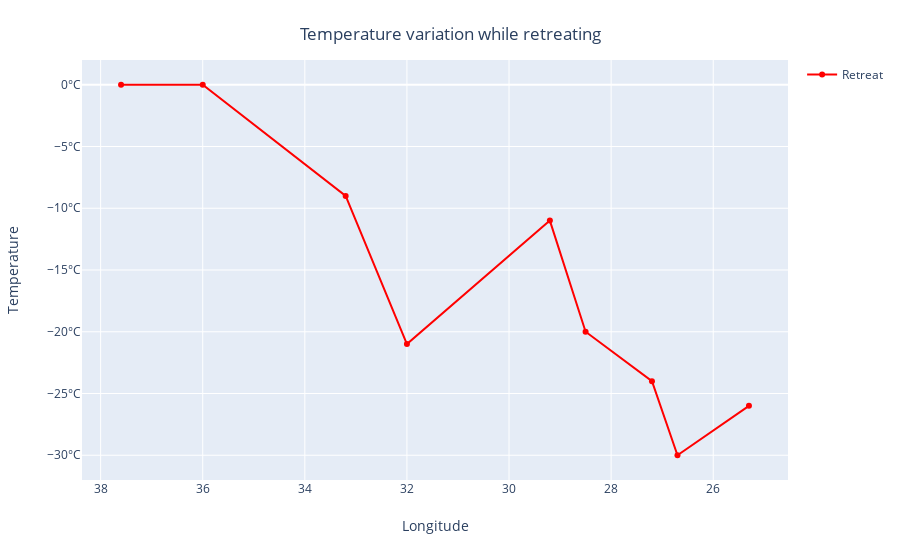

Notebook code cell kept with this figure:
### Markdown cell above
## Plot Temperature variation during retreat

### Code cell
df_temp = pd.read_csv('minard-temp.csv')
df_temp.head()

fig = (px.line(df_temp, x="long", y="temp",).update_traces(mode='lines+markers',name="Retreat",showlegend=True,line=dict(color='red')))

fig.update_layout(
      title={
        'text': "Temperature variation while retreating",
        'y':0.95,
        'x':0.5,
        'xanchor': 'center',
        'yanchor': 'top'},
    xaxis = dict(
        autorange='reversed',
        title_text = "Longitude",
        title_standoff = 25),
    yaxis = dict(
        title_text = "Temperature",
        title_standoff = 25,
        ticksuffix="°C"))


fig.show()

### Figure 1 — Plotly figure (JSON) as saved in the notebook; plotly's stock layout.template omitted (floating-point values rounded to 4 significant figures)
{"data": [{"hoverlabel": {"namelength": 0}, "hovertemplate": "long=%{x}<br>temp=%{y}", "legendgroup": "", "line": {"color": "red", "dash": "solid"}, "mode": "lines+markers", "name": "Retreat", "showlegend": true, "type": "scatter", "x": [37.6, 36, 33.2, 32, 29.2, 28.5, 27.2, 26.7, 25.3], "xaxis": "x", "y": [0, 0, -9, -21, -11, -20, -24, -30, -26], "yaxis": "y"}], "layout": {"legend": {"tracegroupgap": 0}, "margin": {"t": 60}, "title": {"text": "Temperature variation while retreating", "x": 0.5, "xanchor": "center", "y": 0.95, "yanchor": "top"}, "xaxis": {"anchor": "y", "autorange": "reversed", "domain": [0, 1], "title": {"standoff": 25, "text": "Longitude"}}, "yaxis": {"anchor": "x", "domain": [0, 1], "ticksuffix": "°C", "title": {"standoff": 25, "text": "Temperature"}}}}
